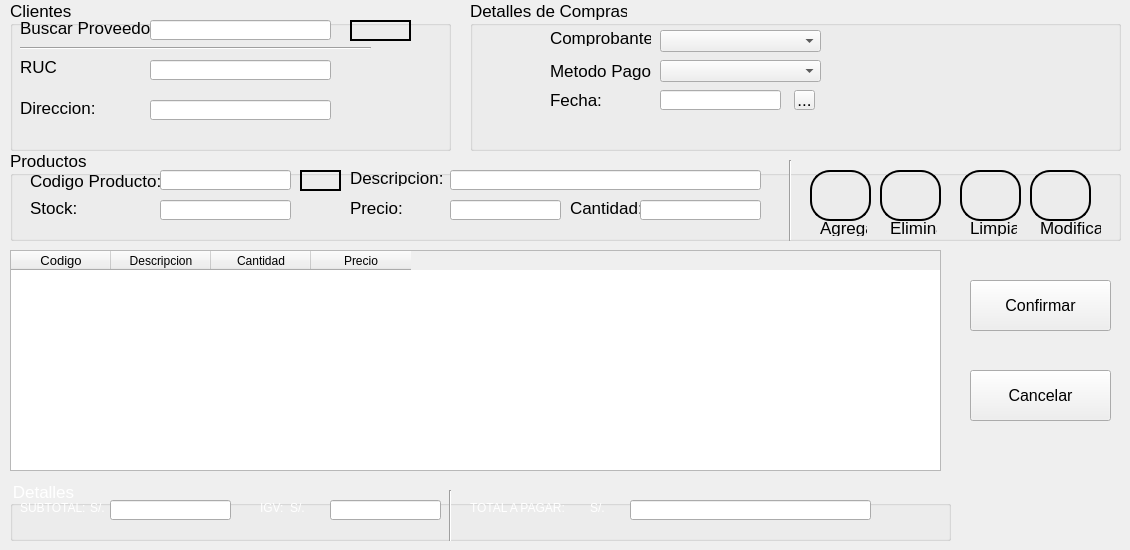
      <widget class="QWidget" name="AMT_compras">
       <attribute name="title">
        <string>Compras</string>
       </attribute>
       <widget class="QGroupBox" name="gbProductos">
        <property name="geometry">
         <rect>
          <x>10</x>
          <y>150</y>
          <width>1111</width>
          <height>91</height>
         </rect>
        </property>
        <property name="font">
         <font>
          <pointsize>13</pointsize>
         </font>
        </property>
        <property name="styleSheet">
         <string notr="true">QGrouBox, QLabel{font: 57 12pt &quot;Roboto&quot;}


</string>
        </property>
        <property name="title">
         <string>Productos</string>
        </property>
        <widget class="QLabel" name="gbP_lbl_codigoProdu">
         <property name="geometry">
          <rect>
           <x>20</x>
           <y>20</y>
           <width>131</width>
           <height>21</height>
          </rect>
         </property>
         <property name="text">
          <string>Codigo Producto:</string>
         </property>
        </widget>
        <widget class="QLineEdit" name="gbP_entry_codProducto">
         <property name="geometry">
          <rect>
           <x>150</x>
           <y>20</y>
           <width>131</width>
           <height>20</height>
          </rect>
         </property>
        </widget>
        <widget class="QLabel" name="gbP_lbl_stock">
         <property name="geometry">
          <rect>
           <x>20</x>
           <y>50</y>
           <width>101</width>
           <height>16</height>
          </rect>
         </property>
         <property name="text">
          <string>Stock:</string>
         </property>
        </widget>
        <widget class="QLineEdit" name="gbP_entry_stock_2">
         <property name="geometry">
          <rect>
           <x>150</x>
           <y>50</y>
           <width>131</width>
           <height>20</height>
          </rect>
         </property>
        </widget>
        <widget class="QLabel" name="gbP_lbl_descripcion">
         <property name="geometry">
          <rect>
           <x>340</x>
           <y>20</y>
           <width>101</width>
           <height>16</height>
          </rect>
         </property>
         <property name="text">
          <string>Descripcion:</string>
         </property>
        </widget>
        <widget class="QLineEdit" name="gbP_entry_descripcion_2">
         <property name="geometry">
          <rect>
           <x>440</x>
           <y>20</y>
           <width>311</width>
           <height>20</height>
          </rect>
         </property>
        </widget>
        <widget class="QLabel" name="gbP_lbl_precio">
         <property name="geometry">
          <rect>
           <x>340</x>
           <y>50</y>
           <width>71</width>
           <height>16</height>
          </rect>
         </property>
         <property name="text">
          <string>Precio:</string>
         </property>
        </widget>
        <widget class="QLineEdit" name="gbP_entry_precio_2">
         <property name="geometry">
          <rect>
           <x>440</x>
           <y>50</y>
           <width>111</width>
           <height>20</height>
          </rect>
         </property>
        </widget>
        <widget class="QLabel" name="gbP_lbl_cantidad">
         <property name="geometry">
          <rect>
           <x>560</x>
           <y>50</y>
           <width>71</width>
           <height>16</height>
          </rect>
         </property>
         <property name="styleSheet">
          <string notr="true"/>
         </property>
         <property name="text">
          <string>Cantidad:</string>
         </property>
        </widget>
        <widget class="QLineEdit" name="gbP_entry_cantidad_2">
         <property name="geometry">
          <rect>
           <x>630</x>
           <y>50</y>
           <width>121</width>
           <height>20</height>
          </rect>
         </property>
        </widget>
        <widget class="Line" name="gbP_separador">
         <property name="geometry">
          <rect>
           <x>770</x>
           <y>10</y>
           <width>20</width>
           <height>81</height>
          </rect>
         </property>
         <property name="orientation">
          <enum>Qt::Vertical</enum>
         </property>
        </widget>
        <widget class="QPushButton" name="gbP_btn_agregar_2">
         <property name="geometry">
          <rect>
           <x>800</x>
           <y>20</y>
           <width>61</width>
           <height>51</height>
          </rect>
         </property>
         <property name="styleSheet">
          <string notr="true">border-radius:20px;
border:2px solid black;</string>
         </property>
         <property name="text">
          <string/>
         </property>
         <property name="icon">
          <iconset resource="../../Imagenes/imagenes_proyecto.qrc">
           <normaloff>:/iconos/add.png</normaloff>:/iconos/add.png</iconset>
         </property>
         <property name="iconSize">
          <size>
           <width>50</width>
           <height>50</height>
          </size>
         </property>
        </widget>
        <widget class="QPushButton" name="gbP_btn_buscarProducto">
         <property name="geometry">
          <rect>
           <x>290</x>
           <y>20</y>
           <width>41</width>
           <height>21</height>
          </rect>
         </property>
         <property name="styleSheet">
          <string notr="true">border-radius:15px;
border:2px solid black;</string>
         </property>
         <property name="text">
          <string/>
         </property>
         <property name="icon">
          <iconset resource="../../Imagenes/imagenes_proyecto.qrc">
           <normaloff>:/iconos/search_normal.png</normaloff>:/iconos/search_normal.png</iconset>
         </property>
        </widget>
        <widget class="QPushButton" name="gbP_btn_eliminar_2">
         <property name="geometry">
          <rect>
           <x>870</x>
           <y>20</y>
           <width>61</width>
           <height>51</height>
          </rect>
         </property>
         <property name="styleSheet">
          <string notr="true">border-radius:20px;
border:2px solid black;</string>
         </property>
         <property name="text">
          <string/>
         </property>
         <property name="icon">
          <iconset resource="../../Imagenes/imagenes_proyecto.qrc">
           <normaloff>:/iconos/deleteV2.png</normaloff>:/iconos/deleteV2.png</iconset>
         </property>
         <property name="iconSize">
          <size>
           <width>50</width>
           <height>50</height>
          </size>
         </property>
        </widget>
        <widget class="QPushButton" name="gbP_btn_limpiar_2">
         <property name="geometry">
          <rect>
           <x>950</x>
           <y>20</y>
           <width>61</width>
           <height>51</height>
          </rect>
         </property>
         <property name="styleSheet">
          <string notr="true">border-radius:20px;
border:2px solid black;</string>
         </property>
         <property name="text">
          <string/>
         </property>
         <property name="icon">
          <iconset resource="../../Imagenes/imagenes_proyecto.qrc">
           <normaloff>:/iconos/broom.png</normaloff>:/iconos/broom.png</iconset>
         </property>
         <property name="iconSize">
          <size>
           <width>50</width>
           <height>50</height>
          </size>
         </property>
        </widget>
        <widget class="QPushButton" name="gbP_btn_modificar_2">
         <property name="geometry">
          <rect>
           <x>1020</x>
           <y>20</y>
           <width>61</width>
           <height>51</height>
          </rect>
         </property>
         <property name="styleSheet">
          <string notr="true">border-radius:20px;
border:2px solid black;</string>
         </property>
         <property name="text">
          <string/>
         </property>
         <property name="icon">
          <iconset resource="../../Imagenes/imagenes_proyecto.qrc">
           <normaloff>:/iconos/update.png</normaloff>:/iconos/update.png</iconset>
         </property>
         <property name="iconSize">
          <size>
           <width>50</width>
           <height>50</height>
          </size>
         </property>
        </widget>
        <widget class="QLabel" name="gbP_lbl_agregar">
         <property name="geometry">
          <rect>
           <x>810</x>
           <y>70</y>
           <width>47</width>
           <height>16</height>
          </rect>
         </property>
         <property name="styleSheet">
          <string notr="true">font: 57 10pt &quot;Roboto&quot;;</string>
         </property>
         <property name="text">
          <string>Agregar</string>
         </property>
        </widget>
        <widget class="QLabel" name="gbP_lbl_eliminar">
         <property name="geometry">
          <rect>
           <x>880</x>
           <y>70</y>
           <width>47</width>
           <height>16</height>
          </rect>
         </property>
         <property name="styleSheet">
          <string notr="true">font: 57 10pt &quot;Roboto&quot;;</string>
         </property>
         <property name="text">
          <string>Eliminar</string>
         </property>
        </widget>
        <widget class="QLabel" name="gbP_lbl_limpiar">
         <property name="geometry">
          <rect>
           <x>960</x>
           <y>70</y>
           <width>47</width>
           <height>16</height>
          </rect>
         </property>
         <property name="styleSheet">
          <string notr="true">font: 57 10pt &quot;Roboto&quot;;</string>
         </property>
         <property name="text">
          <string>Limpiar</string>
         </property>
        </widget>
        <widget class="QLabel" name="gbP_lbl_modificar">
         <property name="geometry">
          <rect>
           <x>1030</x>
           <y>70</y>
           <width>61</width>
           <height>16</height>
          </rect>
         </property>
         <property name="styleSheet">
          <string notr="true">font: 57 10pt &quot;Roboto&quot;;</string>
         </property>
         <property name="text">
          <string>Modificar</string>
         </property>
        </widget>
       </widget>
       <widget class="QGroupBox" name="gb_clientes">
        <property name="geometry">
         <rect>
          <x>10</x>
          <y>0</y>
          <width>441</width>
          <height>151</height>
         </rect>
        </property>
        <property name="font">
         <font>
          <pointsize>13</pointsize>
         </font>
        </property>
        <property name="styleSheet">
         <string notr="true"/>
        </property>
        <property name="title">
         <string>Clientes</string>
        </property>
        <widget class="QLabel" name="gbC_lbl_buscarProv">
         <property name="geometry">
          <rect>
           <x>10</x>
           <y>20</y>
           <width>131</width>
           <height>16</height>
          </rect>
         </property>
         <property name="font">
          <font>
           <pointsize>13</pointsize>
          </font>
         </property>
         <property name="text">
          <string>Buscar Proveedor:</string>
         </property>
        </widget>
        <widget class="QLineEdit" name="gbC_entry_buscarProvee">
         <property name="geometry">
          <rect>
           <x>140</x>
           <y>20</y>
           <width>181</width>
           <height>20</height>
          </rect>
         </property>
         <property name="styleSheet">
          <string notr="true"/>
         </property>
        </widget>
        <widget class="QPushButton" name="gbC_btn_buscarProveedor">
         <property name="geometry">
          <rect>
           <x>340</x>
           <y>20</y>
           <width>61</width>
           <height>21</height>
          </rect>
         </property>
         <property name="styleSheet">
          <string notr="true">border-radius:15px;
border:2px solid black;</string>
         </property>
         <property name="text">
          <string/>
         </property>
         <property name="icon">
          <iconset resource="../../Imagenes/imagenes_proyecto.qrc">
           <normaloff>:/iconos/search_normal.png</normaloff>:/iconos/search_normal.png</iconset>
         </property>
        </widget>
        <widget class="Line" name="line_18">
         <property name="geometry">
          <rect>
           <x>10</x>
           <y>40</y>
           <width>351</width>
           <height>16</height>
          </rect>
         </property>
         <property name="orientation">
          <enum>Qt::Horizontal</enum>
         </property>
        </widget>
        <widget class="QLabel" name="gbC_lbl_ruc">
         <property name="geometry">
          <rect>
           <x>10</x>
           <y>60</y>
           <width>47</width>
           <height>13</height>
          </rect>
         </property>
         <property name="font">
          <font>
           <pointsize>13</pointsize>
          </font>
         </property>
         <property name="text">
          <string>RUC</string>
         </property>
        </widget>
        <widget class="QLabel" name="gbC_lbl_direccion">
         <property name="geometry">
          <rect>
           <x>10</x>
           <y>100</y>
           <width>81</width>
           <height>16</height>
          </rect>
         </property>
         <property name="font">
          <font>
           <pointsize>13</pointsize>
          </font>
         </property>
         <property name="text">
          <string>Direccion:</string>
         </property>
        </widget>
        <widget class="QLineEdit" name="gbC_entry_ruc">
         <property name="geometry">
          <rect>
           <x>140</x>
           <y>60</y>
           <width>181</width>
           <height>20</height>
          </rect>
         </property>
        </widget>
        <widget class="QLineEdit" name="gbC_entry_direccion_2">
         <property name="geometry">
          <rect>
           <x>140</x>
           <y>100</y>
           <width>181</width>
           <height>20</height>
          </rect>
         </property>
        </widget>
       </widget>
       <widget class="QTableWidget" name="ACompras_table">
        <property name="geometry">
         <rect>
          <x>10</x>
          <y>250</y>
          <width>931</width>
          <height>221</height>
         </rect>
        </property>
        <property name="lineWidth">
         <number>4</number>
        </property>
        <property name="showDropIndicator" stdset="0">
         <bool>true</bool>
        </property>
        <property name="textElideMode">
         <enum>Qt::ElideMiddle</enum>
        </property>
        <property name="showGrid">
         <bool>true</bool>
        </property>
        <property name="gridStyle">
         <enum>Qt::DotLine</enum>
        </property>
        <property name="sortingEnabled">
         <bool>false</bool>
        </property>
        <attribute name="horizontalHeaderMinimumSectionSize">
         <number>42</number>
        </attribute>
        <column>
         <property name="text">
          <string>Codigo</string>
         </property>
         <property name="font">
          <font>
           <pointsize>10</pointsize>
           <stylestrategy>PreferAntialias</stylestrategy>
          </font>
         </property>
         <property name="textAlignment">
          <set>AlignCenter</set>
         </property>
         <property name="foreground">
          <brush brushstyle="SolidPattern">
           <color alpha="255">
            <red>0</red>
            <green>0</green>
            <blue>0</blue>
           </color>
          </brush>
         </property>
        </column>
        <column>
         <property name="text">
          <string>Descripcion</string>
         </property>
        </column>
        <column>
         <property name="text">
          <string>Cantidad</string>
         </property>
        </column>
        <column>
         <property name="text">
          <string>Precio</string>
         </property>
        </column>
       </widget>
       <widget class="QPushButton" name="ACompras_btn_confirmar">
        <property name="geometry">
         <rect>
          <x>970</x>
          <y>280</y>
          <width>141</width>
          <height>51</height>
         </rect>
        </property>
        <property name="font">
         <font>
          <pointsize>12</pointsize>
         </font>
        </property>
        <property name="styleSheet">
         <string notr="true"/>
        </property>
        <property name="text">
         <string>Confirmar</string>
        </property>
        <property name="icon">
         <iconset resource="../../Imagenes/imagenes_proyecto.qrc">
          <normaloff>:/iconos/done.png</normaloff>:/iconos/done.png</iconset>
        </property>
        <property name="iconSize">
         <size>
          <width>70</width>
          <height>70</height>
         </size>
        </property>
       </widget>
       <widget class="QPushButton" name="ACompras_btn_cancelar">
        <property name="geometry">
         <rect>
          <x>970</x>
          <y>370</y>
          <width>141</width>
          <height>51</height>
         </rect>
        </property>
        <property name="font">
         <font>
          <pointsize>12</pointsize>
         </font>
        </property>
        <property name="styleSheet">
         <string notr="true"/>
        </property>
        <property name="text">
         <string>Cancelar</string>
        </property>
        <property name="icon">
         <iconset resource="../../Imagenes/imagenes_proyecto.qrc">
          <normaloff>:/iconos/delete.png</normaloff>:/iconos/delete.png</iconset>
        </property>
        <property name="iconSize">
         <size>
          <width>70</width>
          <height>70</height>
         </size>
        </property>
       </widget>
       <widget class="QGroupBox" name="gbDetalles">
        <property name="geometry">
         <rect>
          <x>10</x>
          <y>480</y>
          <width>941</width>
          <height>61</height>
         </rect>
        </property>
        <property name="font">
         <font>
          <pointsize>13</pointsize>
         </font>
        </property>
        <property name="styleSheet">
         <string notr="true">color:rgb(255, 255, 255)</string>
        </property>
        <property name="title">
         <string>Detalles</string>
        </property>
        <widget class="QLabel" name="gbD_lbl_subtotal_2">
         <property name="geometry">
          <rect>
           <x>10</x>
           <y>20</y>
           <width>81</width>
           <height>16</height>
          </rect>
         </property>
         <property name="text">
          <string>SUBTOTAL:</string>
         </property>
        </widget>
        <widget class="QLineEdit" name="gbD_entry_subtotal_2">
         <property name="geometry">
          <rect>
           <x>100</x>
           <y>20</y>
           <width>121</width>
           <height>20</height>
          </rect>
         </property>
        </widget>
        <widget class="QLabel" name="gbD_lbl_igv_2">
         <property name="geometry">
          <rect>
           <x>250</x>
           <y>20</y>
           <width>81</width>
           <height>16</height>
          </rect>
         </property>
         <property name="text">
          <string>IGV:</string>
         </property>
        </widget>
        <widget class="QLineEdit" name="gbD_entry_igv_2">
         <property name="geometry">
          <rect>
           <x>320</x>
           <y>20</y>
           <width>111</width>
           <height>20</height>
          </rect>
         </property>
        </widget>
        <widget class="Line" name="gbD_separador">
         <property name="geometry">
          <rect>
           <x>430</x>
           <y>10</y>
           <width>20</width>
           <height>71</height>
          </rect>
         </property>
         <property name="orientation">
          <enum>Qt::Vertical</enum>
         </property>
        </widget>
        <widget class="QLabel" name="gbD_lbl_total_2">
         <property name="geometry">
          <rect>
           <x>460</x>
           <y>20</y>
           <width>101</width>
           <height>16</height>
          </rect>
         </property>
         <property name="text">
          <string>TOTAL A PAGAR:</string>
         </property>
        </widget>
        <widget class="QLineEdit" name="gbD_entry_total_2">
         <property name="geometry">
          <rect>
           <x>620</x>
           <y>20</y>
           <width>241</width>
           <height>20</height>
          </rect>
         </property>
        </widget>
        <widget class="QLabel" name="gbD_lbl_signo">
         <property name="geometry">
          <rect>
           <x>580</x>
           <y>20</y>
           <width>31</width>
           <height>16</height>
          </rect>
         </property>
         <property name="text">
          <string>S/.</string>
         </property>
        </widget>
        <widget class="QLabel" name="gbD_lbl_signo2">
         <property name="geometry">
          <rect>
           <x>280</x>
           <y>20</y>
           <width>31</width>
           <height>16</height>
          </rect>
         </property>
         <property name="text">
          <string>S/.</string>
         </property>
        </widget>
        <widget class="QLabel" name="gbD_lbl_signo3">
         <property name="geometry">
          <rect>
           <x>80</x>
           <y>20</y>
           <width>16</width>
           <height>16</height>
          </rect>
         </property>
         <property name="text">
          <string>S/.</string>
         </property>
        </widget>
       </widget>
       <widget class="QGroupBox" name="gb_Detalles_Compras">
        <property name="geometry">
         <rect>
          <x>470</x>
          <y>0</y>
          <width>651</width>
          <height>151</height>
         </rect>
        </property>
        <property name="font">
         <font>
          <pointsize>13</pointsize>
         </font>
        </property>
        <property name="styleSheet">
         <string notr="true"/>
        </property>
        <property name="title">
         <string>Detalles de Compras</string>
        </property>
        <widget class="QLabel" name="gbD_lbl_comprobante">
         <property name="geometry">
          <rect>
           <x>80</x>
           <y>30</y>
           <width>101</width>
           <height>16</height>
          </rect>
         </property>
         <property name="font">
          <font>
           <pointsize>13</pointsize>
          </font>
         </property>
         <property name="text">
          <string>Comprobante:</string>
         </property>
        </widget>
        <widget class="QComboBox" name="gbD_cb_comprobantes">
         <property name="geometry">
          <rect>
           <x>190</x>
           <y>30</y>
           <width>161</width>
           <height>22</height>
          </rect>
         </property>
        </widget>
        <widget class="QLabel" name="gbD_lbl_fecha">
         <property name="geometry">
          <rect>
           <x>80</x>
           <y>90</y>
           <width>61</width>
           <height>20</height>
          </rect>
         </property>
         <property name="font">
          <font>
           <pointsize>13</pointsize>
          </font>
         </property>
         <property name="text">
          <string>Fecha:</string>
         </property>
        </widget>
        <widget class="QLineEdit" name="gbD_entry_fecha">
         <property name="geometry">
          <rect>
           <x>190</x>
           <y>90</y>
           <width>121</width>
           <height>20</height>
          </rect>
         </property>
        </widget>
        <widget class="QToolButton" name="gbD_toolButton_fecha">
         <property name="geometry">
          <rect>
           <x>324</x>
           <y>90</y>
           <width>21</width>
           <height>20</height>
          </rect>
         </property>
         <property name="text">
          <string>...</string>
         </property>
        </widget>
        <widget class="QLabel" name="gbD_lbl_metodo">
         <property name="geometry">
          <rect>
           <x>80</x>
           <y>60</y>
           <width>101</width>
           <height>21</height>
          </rect>
         </property>
         <property name="font">
          <font>
           <pointsize>13</pointsize>
          </font>
         </property>
         <property name="text">
          <string>Metodo Pago:</string>
         </property>
        </widget>
        <widget class="QComboBox" name="gbD_cb_metodoPago">
         <property name="geometry">
          <rect>
           <x>190</x>
           <y>60</y>
           <width>161</width>
           <height>22</height>
          </rect>
         </property>
        </widget>
       </widget>
      </widget>
